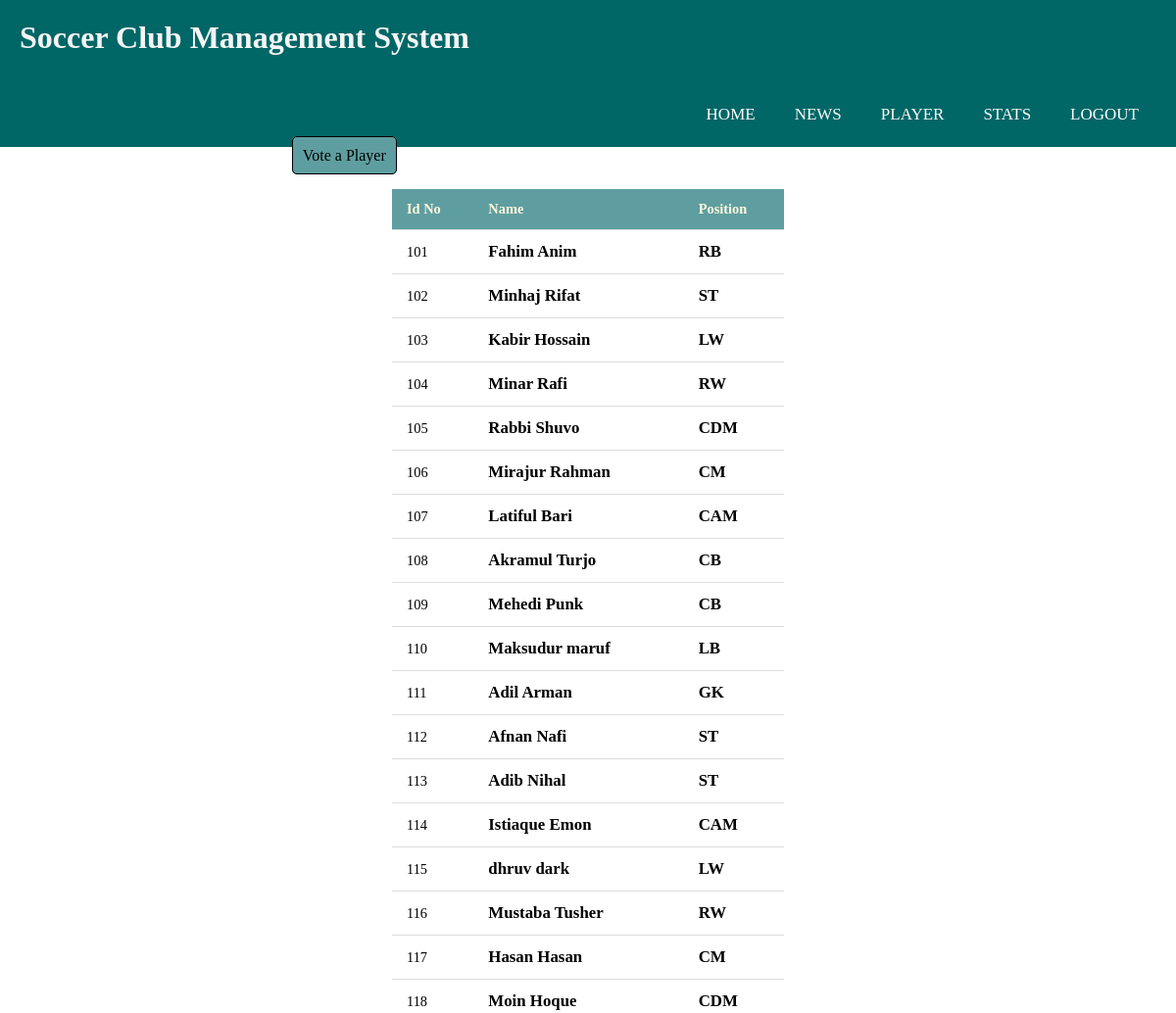
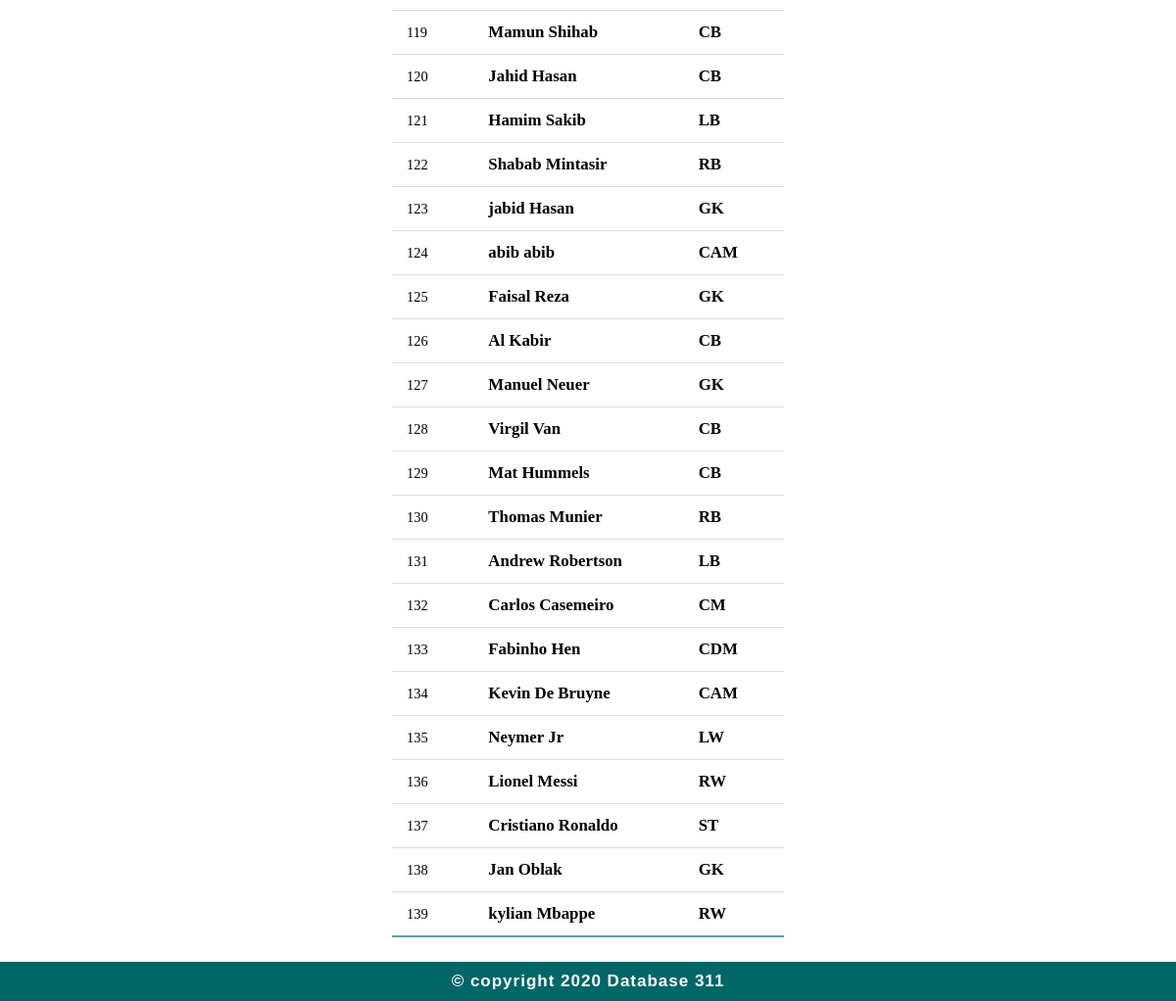
The page /allPlayer.php (signed in) on the database its author committed (2 pictures, top to bottom).
### tables this page shows
CREATE TABLE `vote` (
  `id` int(11) NOT NULL,
  `username` varchar(255) NOT NULL,
  `email` varchar(255) NOT NULL,
  `password` varchar(255) NOT NULL,
  `Player_id` int(11) NOT NULL
);

CREATE TABLE `player` (
  `Id` int(11) NOT NULL,
  `username` varchar(255) NOT NULL,
  `email` varchar(200) NOT NULL,
  `password` varchar(255) NOT NULL,
  `f_name` varchar(200) NOT NULL,
  `l_name` varchar(255) NOT NULL,
  `date_of_birth` date NOT NULL,
  `contact` int(11) NOT NULL,
  `position` varchar(255) NOT NULL,
  `strong_foot` varchar(255) NOT NULL,
  `hired_date` timestamp NOT NULL DEFAULT current_timestamp() ON UPDATE current_timestamp(),
  `contract` int(11) NOT NULL,
  `agent_id` varchar(255) NOT NULL,
  `Team_id` int(11) NOT NULL,
  `appearance` int(11) NOT NULL,
  `goals` int(11) NOT NULL,
  `assist` int(11) NOT NULL,
  `clean_sheet` int(11) NOT NULL,
  `yellow_card` int(11) NOT NULL,
  `red_card` int(11) NOT NULL,
  `Main_Team` varchar(255) NOT NULL
);

### allPlayer.php (the view, shortened to what this page needs)
<!DOCTYPE html>
<html>
<head>
</head>
<body>
   <?php include("header1.php");?>
   <center>
<?php  if(isset($_COOKIE["currentUser"])){
     $cuser = $_COOKIE["currentUser"];
     $sql= "SELECT distinct * FROM player,vote Where vote.username='$cuser' ";
     $run=mysqli_query($link,$sql);
     if($run==true)
     {
       while ($c=mysqli_fetch_array($run)) {?>
         <tr>
           <td></h3><?php  $a=$c["id"];?></h3></td></tr>
          <?php   break;
      }}?>
      <tr align="left">
      <td><a style="background :cadetblue;border:1px solid ;border-radius:5px;color:black;padding:10px;text-decoration: none;" href="form9.php?edit_id=<?php echo $a ;?>">Vote a Player</a></td></tr><br>
      <table class="pd_table">
   <tr align= "center">
     <th><b>Id No</b></th>
     <th><b>Name</b></th>
     <th><b>Position</b></th>
   <tr align= "center">
   <?php
     $sql= "SELECT distinct * FROM player,vote Where vote.username='$cuser' ";
     $run=mysqli_query($link,$sql);
     if($run==true)
     {
       while ($c=mysqli_fetch_array($run)) {?>
         <tr>
           <td></h3><?php echo $c["Id"];?></h3></td>
           <td><h3><?php echo $c["f_name"]," ".$c["l_name"];?></h3></td>
           <td><h3><?php echo $c["position"];?></h3></td>
           </tr>
   <?php } ?>
      <?php    }}
    ?>
 </table>
 <?php
  include("footer.php") ?>
</body>
</html>

### test.css (style rules this page uses)
* { margin: 0; padding: 0; box-sizing: border-box; }
.pd_table { border-collapse: collapse; margin: 25px 0; font-size: 0.9em; min-width: 400px; top: 0; }
.pd_table th { background-color: cadetblue; color: cornsilk; text-align: left; font-weight: bold; }
.pd_table th, .pd_table td { padding: 12px 15px; }
.pd_table tr { border-bottom: 1px solid #dddddd; }
.pd_table tbody tr:nth-of-type(even) { background-color: #ffffff; }
.pd_table tbody tr:last-of-type { border-bottom: 2px solid cadetblue ; }

### rows shown on the page
vote: player.Id "101", player.f_name "Fahim", player.l_name "Anim", player.position "RB", Player.Id "102", Player.f_name "Minhaj", Player.l_name "Rifat", Player.position "ST", player.Id "103", player.f_name "Kabir", player.l_name "Hossain", player.position "LW", player.Id "104", player.f_name "Minar", player.l_name "Rafi", player.position "RW", player.Id "105", player.f_name "Rabbi", player.l_name "Shuvo", player.position "CDM", player.Id "106", player.f_name "Mirajur", player.l_name "Rahman", player.position "CM", player.Id "107", player.f_name "Latiful", player.l_name "Bari", player.position "CAM", player.Id "108", player.f_name "Akramul", player.l_name "Turjo", player.position "CB", player.Id "109", player.f_name "Mehedi", player.l_name "Punk", player.Id "110", player.f_name "Maksudur", player.l_name "maruf", player.position "LB", player.Id "111", player.f_name "Adil", player.l_name "Arman", player.position "GK", player.Id "112", player.f_name "Afnan", player.l_name "Nafi", player.position "ST", player.Id "113", player.f_name "Adib", player.l_name "Nihal", player.Id "114", player.f_name "Istiaque", player.l_name "Emon", player.Id "115", player.f_name "dhruv", player.l_name "dark", player.Id "116", player.f_name "Mustaba", player.l_name "Tusher", player.Id "117", player.f_name "Hasan", player.l_name "Hasan", player.Id "118", player.f_name "Moin", player.l_name "Hoque", player.Id "119", player.f_name "Mamun", player.l_name "Shihab", player.Id "120", player.f_name "Jahid", player.Id "121", player.f_name "Hamim", player.l_name "Sakib", player.Id "122", player.f_name "Shabab", player.l_name "Mintasir", player.Id "123", player.f_name "jabid", player.Id "124", player.f_name "abib", player.l_name "abib", player.Id "125", player.f_name "Faisal", player.l_name "Reza", player.Id "126", player.f_name "Al", player.l_name "Kabir", player.Id "127", player.f_name "Manuel", player.l_name "Neuer", player.Id "128", player.f_name "Virgil", player.l_name "Van", player.Id "129", player.f_name "Mat", player.l_name "Hummels", player.Id "130", player.f_name "Thomas", player.l_name "Munier", player.Id "131", player.f_name "Andrew", player.l_name "Robertson", player.Id "132", player.f_name "Carlos", player.l_name "Casemeiro", player.Id "133", player.f_name "Fabinho", player.l_name "Hen", player.Id "134", player.f_name "Kevin De", player.l_name "Bruyne", player.Id "135", player.f_name "Neymer", player.l_name "Jr", player.Id "136", player.f_name "Lionel", player.l_name "Messi", player.Id "137", player.f_name "Cristiano", player.l_name "Ronaldo", player.Id "138", player.f_name "Jan", player.l_name "Oblak", player.Id "139", player.f_name "kylian", player.l_name "Mbappe"
